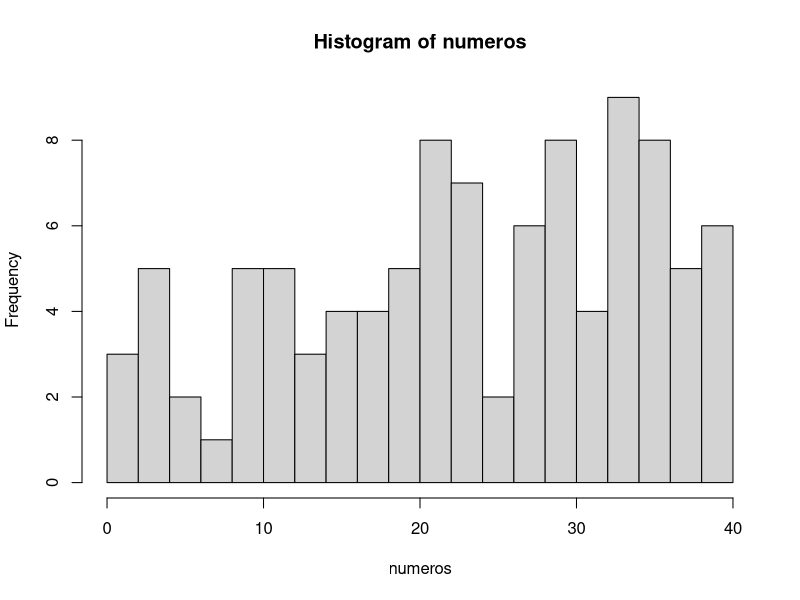

Generate this figure with R:
## ---- chunk 1
numeros <- sample(1:40, 100, TRUE)
numeros
## ---- chunk 2
mediana <- median(numeros)
mediana
## ---- chunk 3
media <- mean(numeros)
media
## ---- chunk 4
# El argumento breaks nos permite dividir en histograma en las partes que queramos
hist(numeros, breaks = 20)
## ---- chunk 5
tabla.frecuencias  <-  data.frame(table(numeros))
tabla.frecuencias
## ---- chunk 6
# Con la función seq, creamos una secuencia de 1 a 10 en intervalos de 0.1 en 0.1
secuencia <- seq(1, 10, 0.1)
m <- sample(secuencia, 100, TRUE)
m
## ---- chunk 7
# Aquí el cálculo de la mediana 
mediana.m <- median(m)
mediana.m
## ---- chunk 8
# Aquí el cálculo de la media
media.m <-mean(m)
media.m
## ---- chunk 9
# Aquí el cálculo de la moda
moda.m <-  data.frame(table(m))
moda.m
